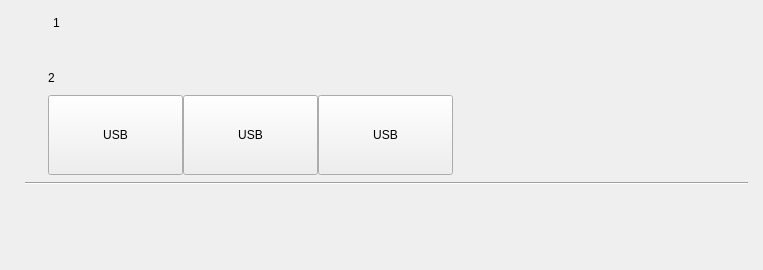
<?xml version="1.0" encoding="UTF-8"?>
<ui version="4.0">
 <class>AngKConnetDialog</class>
 <widget class="QDialog" name="AngKConnetDialog">
  <property name="geometry">
   <rect>
    <x>0</x>
    <y>0</y>
    <width>763</width>
    <height>270</height>
   </rect>
  </property>
  <property name="sizePolicy">
   <sizepolicy hsizetype="Preferred" vsizetype="Expanding">
    <horstretch>0</horstretch>
    <verstretch>0</verstretch>
   </sizepolicy>
  </property>
  <property name="minimumSize">
   <size>
    <width>715</width>
    <height>270</height>
   </size>
  </property>
  <property name="maximumSize">
   <size>
    <width>1080</width>
    <height>16777215</height>
   </size>
  </property>
  <property name="windowTitle">
   <string>AngKConnetDialog</string>
  </property>
  <layout class="QVBoxLayout" name="verticalLayout">
   <property name="spacing">
    <number>0</number>
   </property>
   <property name="leftMargin">
    <number>0</number>
   </property>
   <property name="topMargin">
    <number>0</number>
   </property>
   <property name="rightMargin">
    <number>0</number>
   </property>
   <property name="bottomMargin">
    <number>0</number>
   </property>
   <item>
    <widget class="QWidget" name="bgWidget" native="true">
     <property name="sizePolicy">
      <sizepolicy hsizetype="Preferred" vsizetype="Expanding">
       <horstretch>0</horstretch>
       <verstretch>0</verstretch>
      </sizepolicy>
     </property>
     <property name="minimumSize">
      <size>
       <width>0</width>
       <height>0</height>
      </size>
     </property>
     <layout class="QVBoxLayout" name="verticalLayout_4">
      <property name="spacing">
       <number>0</number>
      </property>
      <property name="leftMargin">
       <number>0</number>
      </property>
      <property name="topMargin">
       <number>0</number>
      </property>
      <property name="rightMargin">
       <number>0</number>
      </property>
      <property name="bottomMargin">
       <number>0</number>
      </property>
      <item>
       <widget class="QWidget" name="titleWidget" native="true">
        <property name="minimumSize">
         <size>
          <width>0</width>
          <height>46</height>
         </size>
        </property>
        <property name="maximumSize">
         <size>
          <width>16777215</width>
          <height>46</height>
         </size>
        </property>
        <layout class="QHBoxLayout" name="horizontalLayout_2">
         <property name="leftMargin">
          <number>15</number>
         </property>
         <property name="topMargin">
          <number>0</number>
         </property>
         <property name="rightMargin">
          <number>15</number>
         </property>
         <property name="bottomMargin">
          <number>0</number>
         </property>
         <item>
          <widget class="QWidget" name="conTitle" native="true">
           <layout class="QHBoxLayout" name="horizontalLayout">
            <item>
             <widget class="QLabel" name="conSymbol">
              <property name="minimumSize">
               <size>
                <width>21</width>
                <height>21</height>
               </size>
              </property>
              <property name="maximumSize">
               <size>
                <width>21</width>
                <height>21</height>
               </size>
              </property>
              <property name="text">
               <string/>
              </property>
             </widget>
            </item>
            <item>
             <widget class="QLabel" name="conText">
              <property name="minimumSize">
               <size>
                <width>87</width>
                <height>0</height>
               </size>
              </property>
              <property name="text">
               <string>1</string>
              </property>
             </widget>
            </item>
           </layout>
          </widget>
         </item>
         <item>
          <spacer name="horizontalSpacer">
           <property name="orientation">
            <enum>Qt::Horizontal</enum>
           </property>
           <property name="sizeHint" stdset="0">
            <size>
             <width>338</width>
             <height>20</height>
            </size>
           </property>
          </spacer>
         </item>
         <item>
          <widget class="QPushButton" name="closeButton">
           <property name="minimumSize">
            <size>
             <width>20</width>
             <height>20</height>
            </size>
           </property>
           <property name="maximumSize">
            <size>
             <width>20</width>
             <height>20</height>
            </size>
           </property>
           <property name="focusPolicy">
            <enum>Qt::NoFocus</enum>
           </property>
           <property name="text">
            <string/>
           </property>
           <property name="flat">
            <bool>true</bool>
           </property>
          </widget>
         </item>
        </layout>
       </widget>
      </item>
      <item>
       <widget class="QWidget" name="widget" native="true">
        <layout class="QHBoxLayout" name="horizontalLayout_3" stretch="0">
         <property name="spacing">
          <number>0</number>
         </property>
         <property name="leftMargin">
          <number>15</number>
         </property>
         <property name="topMargin">
          <number>0</number>
         </property>
         <property name="rightMargin">
          <number>15</number>
         </property>
         <property name="bottomMargin">
          <number>15</number>
         </property>
         <item>
          <widget class="QWidget" name="connectWidget" native="true">
           <property name="sizePolicy">
            <sizepolicy hsizetype="Preferred" vsizetype="Expanding">
             <horstretch>0</horstretch>
             <verstretch>0</verstretch>
            </sizepolicy>
           </property>
           <layout class="QVBoxLayout" name="verticalLayout_2">
            <property name="spacing">
             <number>6</number>
            </property>
            <property name="leftMargin">
             <number>10</number>
            </property>
            <property name="topMargin">
             <number>0</number>
            </property>
            <property name="rightMargin">
             <number>0</number>
            </property>
            <property name="bottomMargin">
             <number>3</number>
            </property>
            <item>
             <widget class="QWidget" name="verticalWidget" native="true">
              <property name="minimumSize">
               <size>
                <width>0</width>
                <height>130</height>
               </size>
              </property>
              <property name="maximumSize">
               <size>
                <width>16777215</width>
                <height>130</height>
               </size>
              </property>
              <layout class="QVBoxLayout" name="verticalLayout_6">
               <property name="spacing">
                <number>6</number>
               </property>
               <item>
                <widget class="QWidget" name="horizontalWidget_3" native="true">
                 <property name="minimumSize">
                  <size>
                   <width>0</width>
                   <height>30</height>
                  </size>
                 </property>
                 <property name="maximumSize">
                  <size>
                   <width>16777215</width>
                   <height>30</height>
                  </size>
                 </property>
                 <layout class="QHBoxLayout" name="horizontalLayout_6">
                  <property name="leftMargin">
                   <number>12</number>
                  </property>
                  <item>
                   <widget class="QLabel" name="conTypeText">
                    <property name="minimumSize">
                     <size>
                      <width>94</width>
                      <height>20</height>
                     </size>
                    </property>
                    <property name="maximumSize">
                     <size>
                      <width>16777215</width>
                      <height>20</height>
                     </size>
                    </property>
                    <property name="text">
                     <string>2</string>
                    </property>
                   </widget>
                  </item>
                  <item>
                   <spacer name="horizontalSpacer_3">
                    <property name="orientation">
                     <enum>Qt::Horizontal</enum>
                    </property>
                    <property name="sizeHint" stdset="0">
                     <size>
                      <width>40</width>
                      <height>20</height>
                     </size>
                    </property>
                   </spacer>
                  </item>
                 </layout>
                </widget>
               </item>
               <item>
                <widget class="QWidget" name="widget_5" native="true">
                 <property name="minimumSize">
                  <size>
                   <width>0</width>
                   <height>85</height>
                  </size>
                 </property>
                 <property name="maximumSize">
                  <size>
                   <width>16777215</width>
                   <height>85</height>
                  </size>
                 </property>
                 <layout class="QHBoxLayout" name="horizontalLayout_7">
                  <property name="spacing">
                   <number>0</number>
                  </property>
                  <property name="leftMargin">
                   <number>12</number>
                  </property>
                  <property name="topMargin">
                   <number>0</number>
                  </property>
                  <property name="rightMargin">
                   <number>0</number>
                  </property>
                  <property name="bottomMargin">
                   <number>0</number>
                  </property>
                  <item>
                   <widget class="QPushButton" name="usbButton">
                    <property name="minimumSize">
                     <size>
                      <width>135</width>
                      <height>80</height>
                     </size>
                    </property>
                    <property name="focusPolicy">
                     <enum>Qt::NoFocus</enum>
                    </property>
                    <property name="text">
                     <string>USB</string>
                    </property>
                    <property name="checkable">
                     <bool>true</bool>
                    </property>
                    <property name="checked">
                     <bool>false</bool>
                    </property>
                   </widget>
                  </item>
                  <item>
                   <widget class="QPushButton" name="netButton">
                    <property name="minimumSize">
                     <size>
                      <width>135</width>
                      <height>80</height>
                     </size>
                    </property>
                    <property name="focusPolicy">
                     <enum>Qt::NoFocus</enum>
                    </property>
                    <property name="text">
                     <string>USB</string>
                    </property>
                    <property name="checkable">
                     <bool>true</bool>
                    </property>
                   </widget>
                  </item>
                  <item>
                   <widget class="QPushButton" name="demoButton">
                    <property name="minimumSize">
                     <size>
                      <width>135</width>
                      <height>80</height>
                     </size>
                    </property>
                    <property name="focusPolicy">
                     <enum>Qt::NoFocus</enum>
                    </property>
                    <property name="text">
                     <string>USB</string>
                    </property>
                    <property name="checkable">
                     <bool>true</bool>
                    </property>
                   </widget>
                  </item>
                  <item>
                   <spacer name="horizontalSpacer_4">
                    <property name="orientation">
                     <enum>Qt::Horizontal</enum>
                    </property>
                    <property name="sizeHint" stdset="0">
                     <size>
                      <width>32</width>
                      <height>20</height>
                     </size>
                    </property>
                   </spacer>
                  </item>
                 </layout>
                </widget>
               </item>
              </layout>
             </widget>
            </item>
            <item>
             <widget class="Line" name="line">
              <property name="frameShadow">
               <enum>QFrame::Sunken</enum>
              </property>
              <property name="orientation">
               <enum>Qt::Horizontal</enum>
              </property>
             </widget>
            </item>
            <item>
             <widget class="QStackedWidget" name="conTypeStackedWidget">
              <property name="minimumSize">
               <size>
                <width>0</width>
                <height>30</height>
               </size>
              </property>
              <widget class="QWidget" name="USBWidget">
               <property name="minimumSize">
                <size>
                 <width>0</width>
                 <height>30</height>
                </size>
               </property>
               <property name="maximumSize">
                <size>
                 <width>16777215</width>
                 <height>30</height>
                </size>
               </property>
              </widget>
              <widget class="ACEthernetConfigWidget" name="EthernetWidget">
               <property name="maximumSize">
                <size>
                 <width>16777215</width>
                 <height>500</height>
                </size>
               </property>
              </widget>
              <widget class="AngKDemoWidget" name="DemoWidget">
               <property name="maximumSize">
                <size>
                 <width>16777215</width>
                 <height>30</height>
                </size>
               </property>
              </widget>
             </widget>
            </item>
           </layout>
          </widget>
         </item>
        </layout>
       </widget>
      </item>
     </layout>
    </widget>
   </item>
  </layout>
 </widget>
 <layoutdefault spacing="6" margin="11"/>
 <customwidgets>
  <customwidget>
   <class>ACEthernetConfigWidget</class>
   <extends>QWidget</extends>
   <header>ACEthernetConfigWidget.h</header>
   <container>1</container>
  </customwidget>
  <customwidget>
   <class>AngKDemoWidget</class>
   <extends>QWidget</extends>
   <header>angkdemowidget.h</header>
   <container>1</container>
  </customwidget>
 </customwidgets>
 <resources/>
 <connections/>
</ui>
